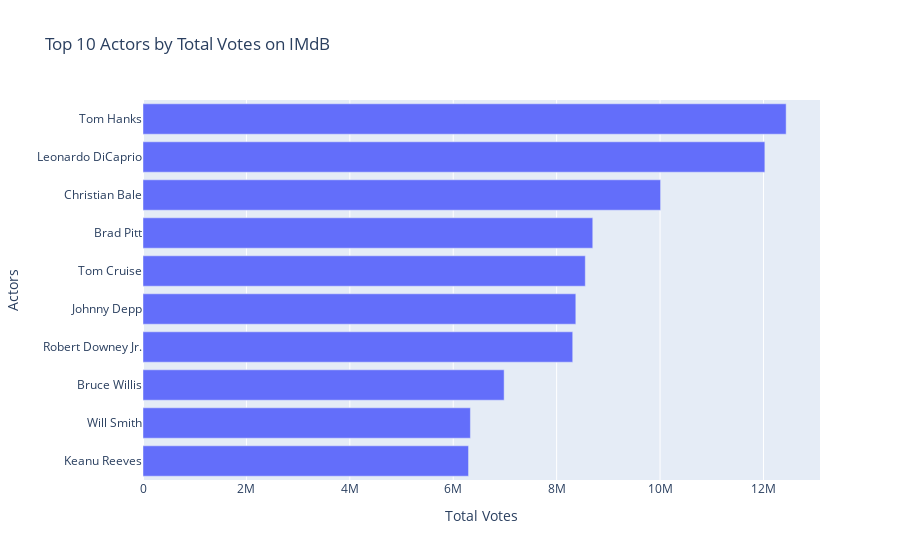

Notebook code for this chart:
### Code cell
fig = px.bar(star_most_voted, 
             y='star', 
             x='votes',
             orientation='h',
             labels={"votes": "Total Votes", "star": "Actors"},
             title='Top 10 Actors by Total Votes on IMdB')
fig.update_yaxes(categoryorder='total ascending')

### Figure 1 — Plotly figure (JSON) as saved in the notebook; plotly's stock layout.template omitted (floating-point values rounded to 4 significant figures)
{"data": [{"alignmentgroup": "True", "hovertemplate": "Total Votes=%{x}<br>Actors=%{y}<extra></extra>", "legendgroup": "", "marker": {"color": "#636efa", "pattern": {"shape": ""}}, "name": "", "offsetgroup": "", "orientation": "h", "showlegend": false, "textposition": "auto", "type": "bar", "x": [12438800, 12027000, 10011000, 8698800, 8554200, 8371000, 8311100, 6984500, 6332000, 6296000], "xaxis": "x", "y": ["Tom Hanks", "Leonardo DiCaprio", "Christian Bale", "Brad Pitt", "Tom Cruise", "Johnny Depp", "Robert Downey Jr.", "Bruce Willis", "Will Smith", "Keanu Reeves"], "yaxis": "y"}], "layout": {"autosize": true, "barmode": "relative", "legend": {"tracegroupgap": 0}, "title": {"text": "Top 10 Actors by Total Votes on IMdB"}, "xaxis": {"anchor": "y", "autorange": true, "domain": [0, 1], "range": [0, 13090000.0], "title": {"text": "Total Votes"}, "type": "linear"}, "yaxis": {"anchor": "x", "autorange": true, "categoryorder": "total ascending", "domain": [0, 1], "range": [-0.5, 9.5], "title": {"text": "Actors"}, "type": "category"}}}
